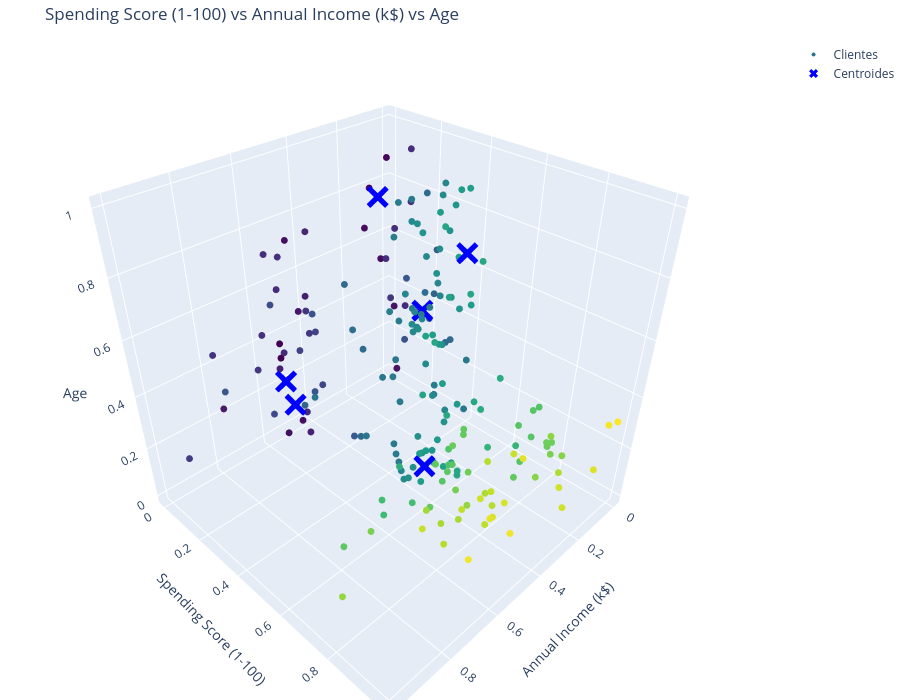

Notebook code cell kept with this figure:
### Code cell
import plotly.graph_objects as go

model = KMeans(n_clusters = 6, max_iter = 1000)
model.fit(m2)
centroids = np.array(model.cluster_centers_)
labels = model.labels_

fig = go.Figure()

fig.add_trace(go.Scatter3d(
    x = df2['Annual Income (k$)'], y = df2['Spending Score (1-100)'], z = df2['Age'],
    mode = 'markers',
    marker = dict(size = 4, color = df2['Spending Score (1-100)'], colorscale = 'Viridis'),
    name = 'Clientes'
))

fig.add_trace(go.Scatter3d(
    x = centroids[:,0], y = centroids[:,1], z = centroids[:,2],
    mode = 'markers',
    marker = dict(size = 8, color = 'blue', symbol = 'x'),
    name = 'Centroides'
))

fig.update_layout(
    title = 'Spending Score (1-100) vs Annual Income (k$) vs Age',
    scene = dict(
        xaxis_title = 'Annual Income (k$)',
        yaxis_title = 'Spending Score (1-100)',
        zaxis_title = 'Age'
    ),
    width = 900,
    height = 700,
    margin = dict(l=0, r=0, b=0, t=40)
)

fig.show()

### Figure 1 — Plotly figure (JSON) as saved in the notebook; plotly's stock layout.template omitted (floating-point values rounded to 4 significant figures; data arrays with more than 128 entries replaced by an {"elided": "..."} marker saying what was removed)
{"data": [{"marker": {"color": {"elided": "200 float values"}, "colorscale": [[0, "#440154"], [0.1111, "#482878"], [0.2222, "#3e4989"], [0.3333, "#31688e"], [0.4444, "#26828e"], [0.5556, "#1f9e89"], [0.6667, "#35b779"], [0.7778, "#6ece58"], [0.8889, "#b5de2b"], [1, "#fde725"]], "size": 4}, "mode": "markers", "name": "Clientes", "type": "scatter3d", "x": {"elided": "200 float values"}, "y": {"elided": "200 float values"}, "z": {"elided": "200 float values"}}, {"marker": {"color": "blue", "size": 8, "symbol": "x"}, "mode": "markers", "name": "Centroides", "type": "scatter3d", "x": [0.5433, 0.1399, 0.2825, 0.7372, 0.4474, 0.1712], "y": [0.09631, 0.08793, 0.5864, 0.3219, 0.6025, 0.3248], "z": [0.177, 0.7996, 0.8278, 0.4905, 0.1609, 0.4862]}], "layout": {"height": 700, "margin": {"b": 0, "l": 0, "r": 0, "t": 40}, "scene": {"xaxis": {"title": {"text": "Annual Income (k$)"}}, "yaxis": {"title": {"text": "Spending Score (1-100)"}}, "zaxis": {"title": {"text": "Age"}}}, "title": {"text": "Spending Score (1-100) vs Annual Income (k$) vs Age"}, "width": 900}}
